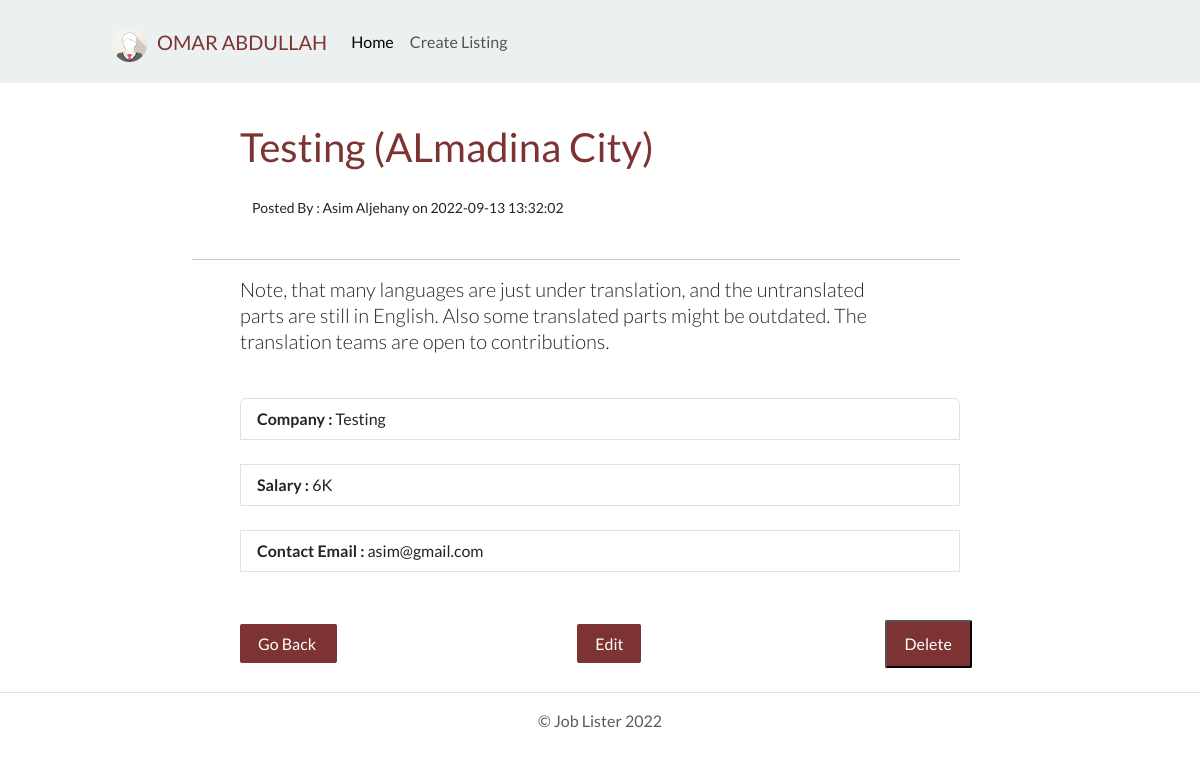
The app's page /job.php?id=14 with its own data.
### tables this page shows
CREATE TABLE `jobs` (
  `id` int(11) NOT NULL,
  `category_id` int(11) NOT NULL,
  `company` varchar(255) NOT NULL,
  `job_title` varchar(255) NOT NULL,
  `description` varchar(255) NOT NULL,
  `salary` varchar(255) NOT NULL,
  `location` varchar(255) NOT NULL,
  `contact_user` varchar(255) NOT NULL,
  `contact_email` varchar(255) NOT NULL,
  `post_date` timestamp NOT NULL DEFAULT current_timestamp()
);

### lib/Template.php (called while the page is built, shortened)
<?php
class Template {
    protected $template;
    public function __construct($template) {
        $this->template = $template ;
    }
    public function __toString() {
        include basename($this->template);
        return ob_get_clean();
    }
}

### lib/Database.php (called while the page is built, shortened)
<?php
class Database {
    private $host = DB_HOST;
    private $user = DB_USER;
    private $pass = DB_PASS;
    private $dbname = DB_NAME;
    private $dbh;
    private $stmt;
    public function __construct() {
        $dsn = "mysql:host=" . $this->host . ";dbname=" . $this->dbname;
        $options = array(
            PDO::ATTR_PERSISTENT => true ,
            PDO::ATTR_ERRMODE => PDO::ERRMODE_EXCEPTION
        );
        try {
            $this->dbh = new PDO($dsn, $this->user, $this->pass, $options);
        } catch (PDOException $e) {
            $this->error = $e->getMessage();
        }
    }
        public function query($query) {
            $this->stmt = $this->dbh->prepare($query);
        }
        public function bind($param, $value, $type = null) {
            if (is_null($type)) {
                switch(true){
                    default :
                        $type = PDO::PARAM_STR;
                }
            }
            $this->stmt->bindValue($param,$value,$type);
        }
        public function execute() {
            return $this->stmt->execute();
        }
        public function single() {
            $this->execute();
            return $this->stmt->fetch(PDO::FETCH_OBJ);
        }
}

### lib/Job.php (called while the page is built, shortened)
<?php
class Job {
    private $db;
    public function __construct() {
        $this->db = new Database();
    }
    public function getJob($id) {
        $this->db->query("SELECT * FROM jobs WHERE id =
        :id");
        $this->db->bind(':id', $id);
        $row = $this->db->single();
        return $row;
    }
}

### template/job-single.php (the view, shortened to what this page needs)
<?php include 'include/header.php';?>
    <h2 class="page-header" style="margin:1em 0em 0em 6em;color:#7e3333; "><?php echo $job->job_title; ?>
         (<?php echo $job->location; ?>)
    </h2><br>
    <small style="margin-left:18em;">Posted By : <?php echo $job->contact_user; ?> on
         <?Php echo $job->post_date;?>
    </small>
    <br><br>
    <hr style="margin-left:12em;margin-right:15em">
    <p class="lead" style="margin-left:12em;margin-right:15em;
        line-height: 26px;
        margin-bottom: 20px;"><?php echo $job->description; ?>
    </p><br>
    <ul class="list-group" style="margin-left:15em; margin-right:15em;">
        <li class="list-group-item"><strong>Company : </strong>
        <?php echo $job->company; ?></li><br>
        <li class="list-group-item"><strong>Salary : </strong>
        <?php echo $job->salary; ?></li><br>
        <li class="list-group-item"><strong>Contact Email : </strong>
        <?php echo $job->contact_email; ?></li><br>
    </ul><br>
    <div class="well">
        <a href="index.php"  style="margin-left:15em; padding: 10px 18px; color: white !important;
            background: #444;
            background-color: #7e3333;
            border-radius: 2px; text-decoration: none;">Go Back
        </a>
        <a href="edit.php?id=<?php echo $job->id; ?>" style="margin-left:15em; padding: 10px 18px; color: white !important;
            background: #444;
            background-color: #7e3333;
            border-radius: 2px; text-decoration: none;">Edit</a>
        <form action="job.php" method="post" style="display:inline;">
            <input type="submit" style="margin-left:15em; padding: 10px 18px; color: white !important;
            background: #444;
            background-color: #7e3333;
            border-radius: 2px; text-decoration: none;" value="Delete">
        </form>
    </div>
<?php include 'include/footer.php'; ?>

### records on screen
jobs: job_title "Testing", location "ALmadina City", contact_user "Asim Aljehany", post_date "2022-09-13 13:32:02", description "Note, that many languages are just under translation, and the untranslated parts are still in English. Also some translated parts might be outdated. The translation teams are open to contributions.", company "Testing", salary "6K", contact_email "asim@gmail.com"
